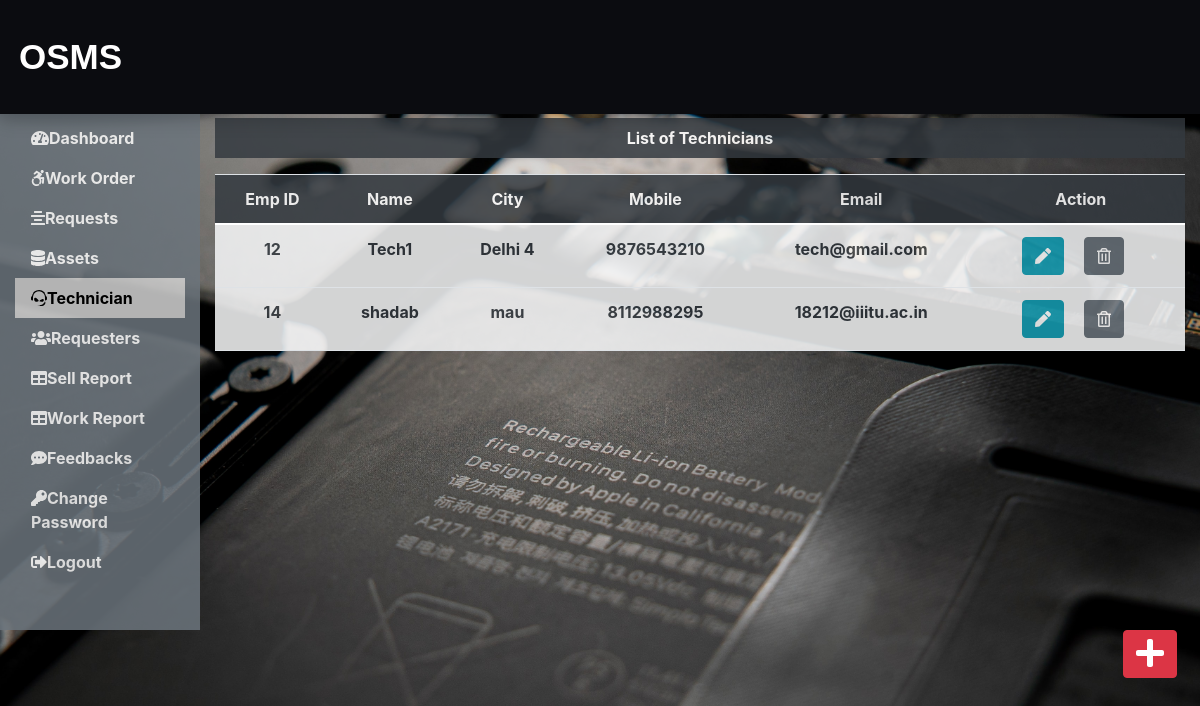
Screenshot of /Admin/technician.php (signed in) with the database file from the repository.
### tables this page shows
CREATE TABLE `technician_tb` (
  `empid` int(11) NOT NULL AUTO_INCREMENT,
  `empName` varchar(60) NOT NULL,
  `empCity` varchar(60) NOT NULL,
  `empMobile` bigint(11) NOT NULL,
  `empEmail` varchar(60) NOT NULL,
  PRIMARY KEY (`empid`)
);

### Admin/technician.php (the view, shortened to what this page needs)
<?php
include('../dbConnection.php');
include('includes/header.php');
?>
<div class="col-sm-9 col-md-10 mt-5 text-center fw-bold">
<p class="bg-dark text-white p-2 fw-bold" style="opacity:0.85;">List of Technicians</p>
<?php
$sql = "SELECT * FROM technician_tb";
$result= $conn->query($sql);
if($result->num_rows>0){
    echo '<table class="table table-hover">';
    echo '<thead>';
    echo '<tr class="bg-dark text-white" style="opacity:0.85;">';
    echo '<th scope="col">Emp ID</th>';
    echo '<th scope="col">Name</th>';
    echo '<th scope="col">City</th>';
    echo '<th scope="col">Mobile</th>';
    echo '<th scope="col">Email</th>';
    echo '<th scope="col">Action</th>';
    echo '</tr>';
    echo '</thead>';
    echo '<tbody>';
        while($row=$result->fetch_assoc()){
            echo '<tr class="bg-light text-dark fw-bold" style="opacity:0.85;">';
            echo '<td>'.$row['empid'].'</td>';
            echo '<td>'.$row['empName'].'</td>';
            echo '<td>'.$row['empCity'].'</td>';
            echo '<td>'.$row['empMobile'].'</td>';
            echo '<td>'.$row['empEmail'].'</td>';
            echo '<td>';
            echo '<form action="editemp.php" method="post" class="d-inline">';
            echo '<input type="hidden" name="id" value='.$row["empid"].'>
         <button type="submit" class="btn btn-info mr-3" name="edit" value="Edit"><i class="fas fa-pen"></i></button>';
            echo '</form>';
            echo '<form action="" method="post" class="d-inline">';
            echo '<input type="hidden" name="id" value='.$row["empid"].'>
         <button type="submit" class="btn btn-secondary mr-3" name="delete" value="Delete"><i class="far fa-trash-alt"></i></button>';
            echo '</form>';
            echo '</td>';
            echo '</tr>';
        }
    echo '</tbody>';
    echo '</table>';
}else{
    echo '0 results';
}
?>
</div>
</div>
<div style="float:right;"> <a href="insertemp.php" class="btn btn-danger mx-2"><i class="fas fa-plus fa-2x"></i></a>
</div>
</div>
</body>
</html>

### CSS/custom.css (style rules this page uses)
a { color:black; text-decoration: none; }

### Admin/includes/header.php (style rules this page uses)
body { font-weight:bold; background-image:url('../images/image7.jpg'); background-size: cover; background-position: center center; background-repeat: no-repeat; margin-top:70px; min-height:110vh; }

### rows the page displays
technician_tb: empid "12", empName "Tech1", empCity "Delhi 4", empMobile "9876543210", empEmail "tech@gmail.com"
technician_tb: empid "14", empName "shadab", empCity "mau", empMobile "8112988295", empEmail "18212@iiitu.ac.in"
